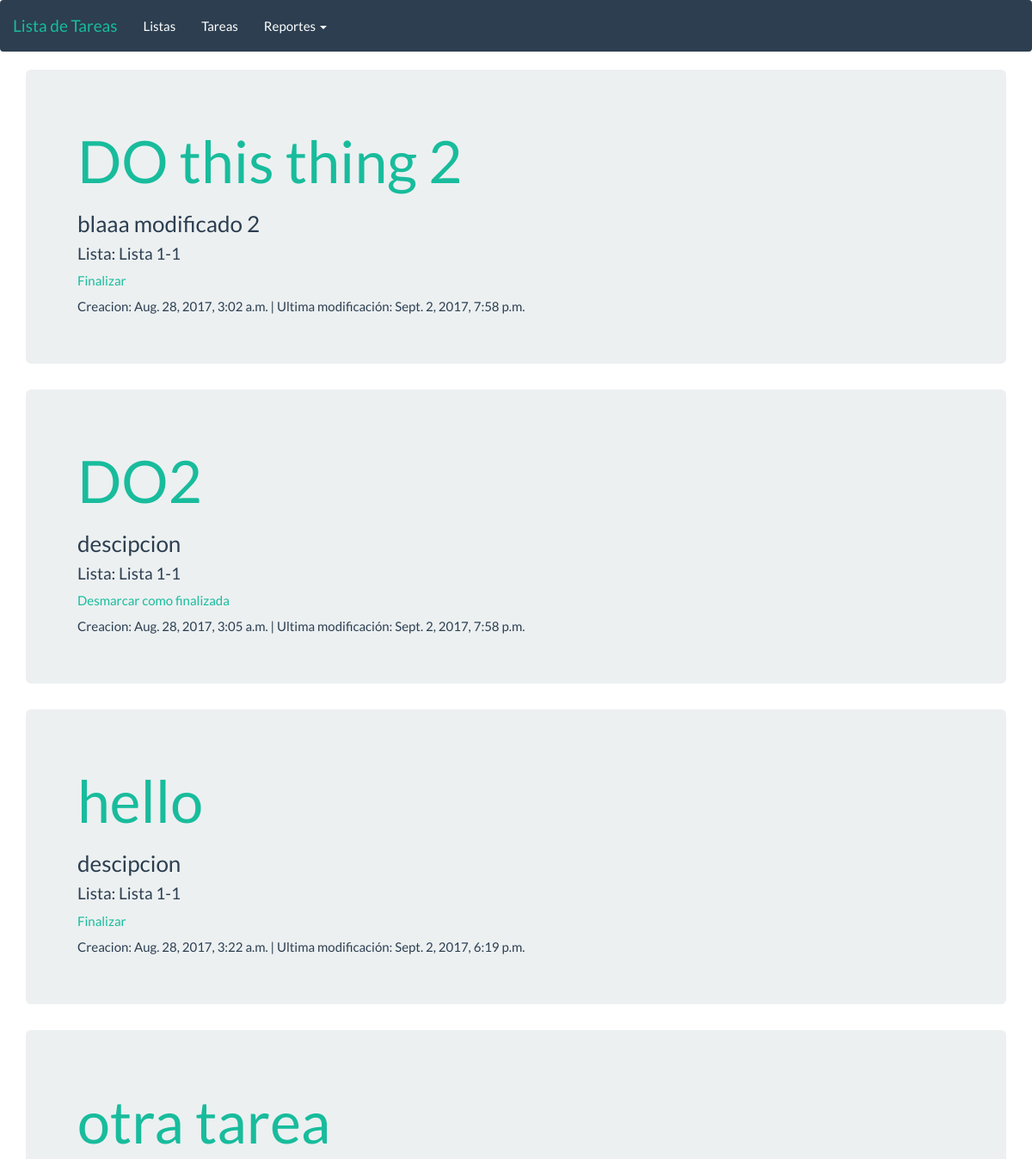
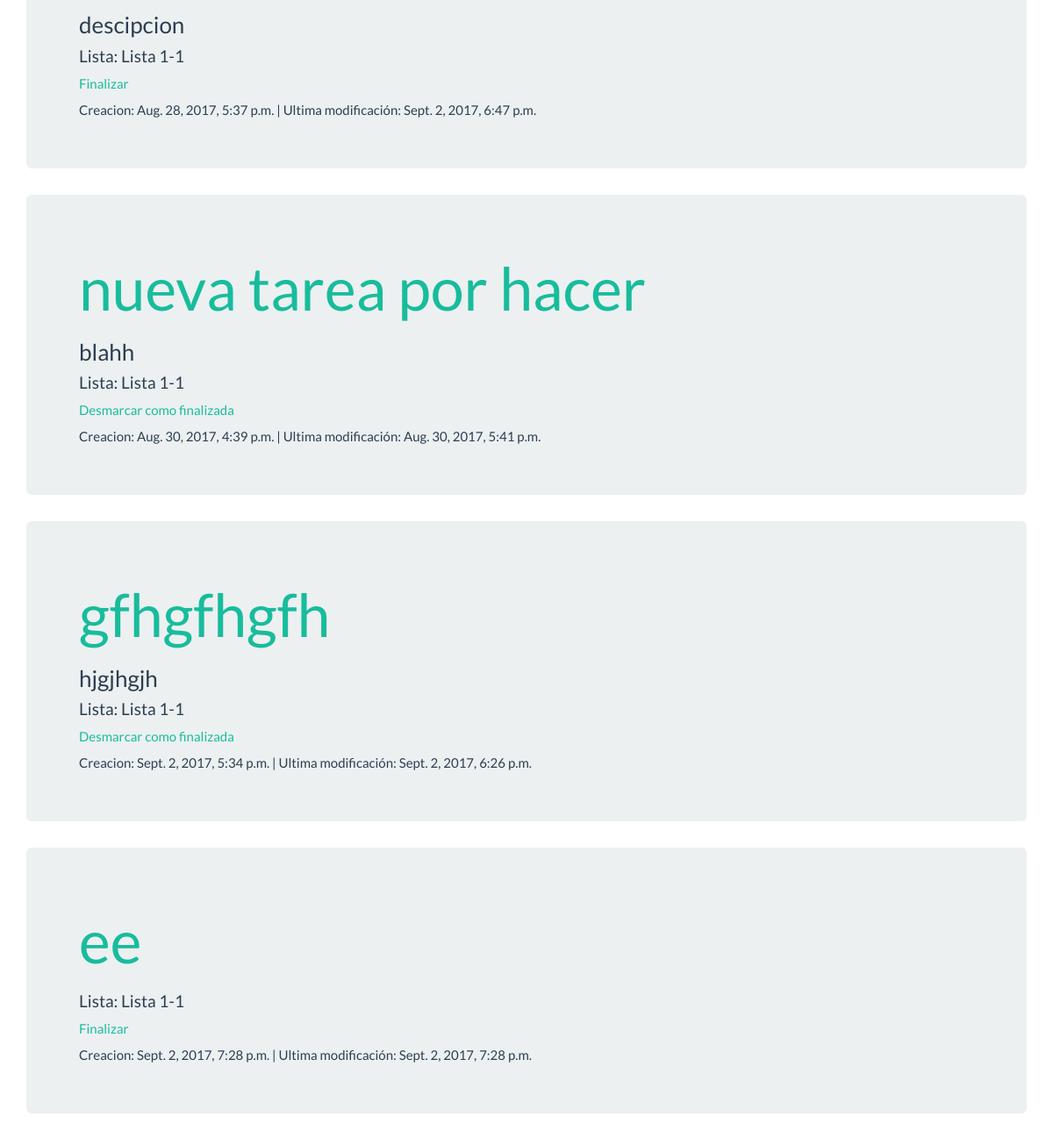
The page /tarea/1 on the database its author committed (2 pictures, top to bottom).
### tarea/models.py (models this page shows, shortened)
class Tarea(models.Model):
	lista = models.ForeignKey(Lista, null=True, on_delete=models.CASCADE)
	titulo_tarea = models.CharField(max_length=50)
	terminado =models.BooleanField(default=False)
	fecha_creacion_tarea = models.DateTimeField(auto_now_add=True)
	fecha_modificacion = models.DateTimeField(auto_now=True)
	descripcion = models.TextField(blank=True)

class Lista(models.Model):
	titulo_lista = models.CharField(max_length=50)
	fecha_creacion_lista = models.DateTimeField(auto_now_add=True)
	def __str__(self):
		return self.titulo_lista

### tarea/views.py (the view)
# urls.py: url(r'^(?P<pk>[0-9]+)$', views.DetailList.as_view(), name ="detalle_lista"),
class DetailList(generic.DetailView):
	active_title = 'lista'
	model = Lista
	template_name = 'tarea/lista_detail.html'

### tarea/templates/tarea/lista_detail.html
{% extends 'base.html' %}
{% block container %}
	<div class="container">
	{% for tarea in lista.tarea_set.all %}
	<div class="jumbotron">
  			<h1><a href=#>{{ tarea.titulo_tarea }}</a> </h1>
        <h3>{{ tarea.descripcion }} </h3>
        <h4>Lista: {{ tarea.lista }} </h4>
        {% if tarea.terminado %}
       <a href="{% url 'tarea:desmarcar_tarea' lista.id %}?tarea={{tarea.id}}">Desmarcar como finalizada</a>
        {% else %}
         <a href="{% url 'tarea:marcar_tarea' lista.id %}?tarea={{tarea.id}}">Finalizar</a>
         {% endif %}
       	<h5>Creacion: {{ tarea.fecha_creacion_tarea }} | Ultima modificación: {{ tarea.fecha_modificacion }}</h5>
		</div>
        {% endfor %}
</div>
{% endblock %}

### rows shown on the page
Tarea: titulo_tarea "DO this thing 2", descripcion "blaaa modificado 2", lista "Lista 1-1", fecha_creacion_tarea "Aug. 28, 2017, 3:02 a.m.", fecha_modificacion "Sept. 2, 2017, 7:58 p.m."
Tarea: titulo_tarea "DO2", descripcion "descipcion", lista "Lista 1-1", fecha_creacion_tarea "Aug. 28, 2017, 3:05 a.m.", fecha_modificacion "Sept. 2, 2017, 7:58 p.m."
Tarea: titulo_tarea "hello", descripcion "descipcion", lista "Lista 1-1", fecha_creacion_tarea "Aug. 28, 2017, 3:22 a.m.", fecha_modificacion "Sept. 2, 2017, 6:19 p.m."
Tarea: titulo_tarea "otra tarea", descripcion "descipcion", lista "Lista 1-1", fecha_creacion_tarea "Aug. 28, 2017, 5:37 p.m.", fecha_modificacion "Sept. 2, 2017, 6:47 p.m."
Tarea: titulo_tarea "nueva tarea por hacer", descripcion "blahh", lista "Lista 1-1", fecha_creacion_tarea "Aug. 30, 2017, 4:39 p.m.", fecha_modificacion "Aug. 30, 2017, 5:41 p.m."
Tarea: titulo_tarea "gfhgfhgfh", descripcion "hjgjhgjh", lista "Lista 1-1", fecha_creacion_tarea "Sept. 2, 2017, 5:34 p.m.", fecha_modificacion "Sept. 2, 2017, 6:26 p.m."
Tarea: titulo_tarea "ee", lista "Lista 1-1", fecha_creacion_tarea "Sept. 2, 2017, 7:28 p.m.", fecha_modificacion "Sept. 2, 2017, 7:28 p.m."
